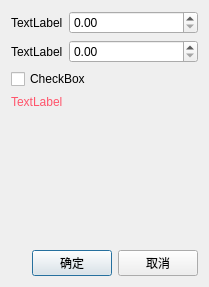
<?xml version="1.0" encoding="UTF-8"?>
<ui version="4.0">
 <class>lds_dialog_input_dialog_double</class>
 <widget class="QDialog" name="lds_dialog_input_dialog_double">
  <property name="geometry">
   <rect>
    <x>0</x>
    <y>0</y>
    <width>209</width>
    <height>287</height>
   </rect>
  </property>
  <property name="windowTitle">
   <string>Dialog</string>
  </property>
  <layout class="QVBoxLayout" name="verticalLayout" stretch="0,0,1,0">
   <item>
    <widget class="QWidget" name="widget" native="true">
     <layout class="QGridLayout" name="gridLayout" columnstretch="0,1">
      <property name="leftMargin">
       <number>0</number>
      </property>
      <property name="topMargin">
       <number>0</number>
      </property>
      <property name="rightMargin">
       <number>0</number>
      </property>
      <property name="bottomMargin">
       <number>0</number>
      </property>
      <item row="0" column="0">
       <widget class="QLabel" name="label">
        <property name="text">
         <string>TextLabel</string>
        </property>
       </widget>
      </item>
      <item row="1" column="0">
       <widget class="QLabel" name="label_2">
        <property name="text">
         <string>TextLabel</string>
        </property>
       </widget>
      </item>
      <item row="2" column="0" colspan="2">
       <widget class="QCheckBox" name="checkBox">
        <property name="text">
         <string>CheckBox</string>
        </property>
       </widget>
      </item>
      <item row="1" column="1">
       <widget class="lds_doublespinbox" name="lineEdit_2"/>
      </item>
      <item row="0" column="1">
       <widget class="lds_doublespinbox" name="lineEdit"/>
      </item>
     </layout>
    </widget>
   </item>
   <item>
    <widget class="QLabel" name="label_desc">
     <property name="styleSheet">
      <string notr="true">color:#ff546b;</string>
     </property>
     <property name="text">
      <string>TextLabel</string>
     </property>
    </widget>
   </item>
   <item>
    <widget class="lds_key3x4" name="widget_key3x4" native="true"/>
   </item>
   <item>
    <widget class="QFrame" name="frame">
     <layout class="QHBoxLayout" name="horizontalLayout">
      <property name="topMargin">
       <number>0</number>
      </property>
      <property name="rightMargin">
       <number>0</number>
      </property>
      <property name="bottomMargin">
       <number>0</number>
      </property>
      <item>
       <spacer name="horizontalSpacer">
        <property name="orientation">
         <enum>Qt::Horizontal</enum>
        </property>
        <property name="sizeHint" stdset="0">
         <size>
          <width>40</width>
          <height>20</height>
         </size>
        </property>
       </spacer>
      </item>
      <item>
       <widget class="lds_toolbar_button" name="pushButton_ok">
        <property name="text">
         <string>确定</string>
        </property>
        <property name="outer_stylesheet" stdset="0">
         <string>pushbutton</string>
        </property>
       </widget>
      </item>
      <item>
       <widget class="lds_toolbar_button" name="pushButton_cancel">
        <property name="text">
         <string>取消</string>
        </property>
        <property name="outer_stylesheet" stdset="0">
         <string>pushbutton</string>
        </property>
       </widget>
      </item>
     </layout>
    </widget>
   </item>
  </layout>
 </widget>
 <customwidgets>
  <customwidget>
   <class>lds_toolbar_button</class>
   <extends>QPushButton</extends>
   <header>lds_toolbar_button.h</header>
  </customwidget>
  <customwidget>
   <class>lds_key3x4</class>
   <extends>QWidget</extends>
   <header>lds_key3x4.h</header>
   <container>1</container>
  </customwidget>
  <customwidget>
   <class>lds_doublespinbox</class>
   <extends>QDoubleSpinBox</extends>
   <header>lds_doublespinbox.h</header>
  </customwidget>
 </customwidgets>
 <tabstops>
  <tabstop>lineEdit</tabstop>
  <tabstop>lineEdit_2</tabstop>
  <tabstop>checkBox</tabstop>
  <tabstop>pushButton_ok</tabstop>
  <tabstop>pushButton_cancel</tabstop>
 </tabstops>
 <resources/>
 <connections/>
</ui>
